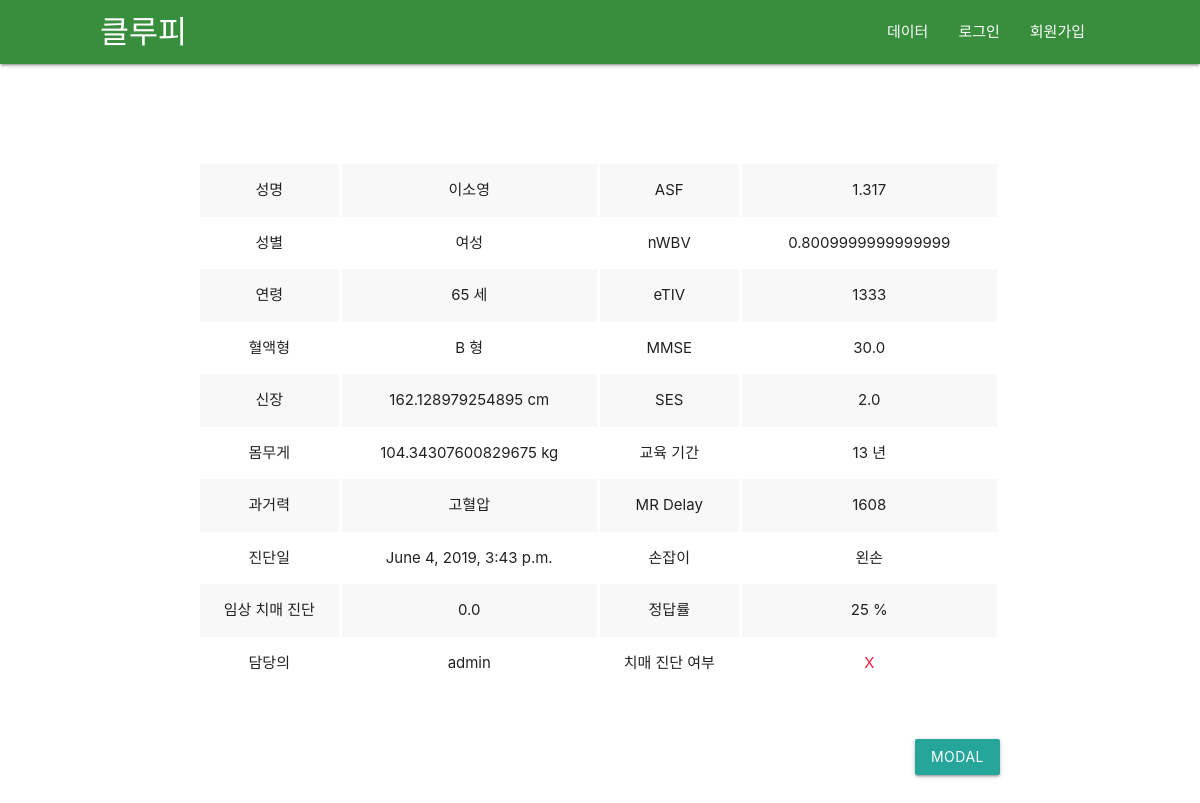
Screenshot of /scoring/result/374 with the database file from the repository.
### scoring/models.py (models this page shows, shortened)
class ScoreList(models.Model):
    user = models.ForeignKey(User, on_delete=models.CASCADE, null=True) # 담당의
    name = models.CharField(max_length=200,null=True) # 성명
    gender = models.IntegerField(null=True) # 성별
    age = models.IntegerField(null=True) # 연령
    blood_type = models.IntegerField(null=True) # 혈액형
    height = models.FloatField(null=True) # 신장
    weight = models.FloatField(null=True) # 몸무게
    past_diagnostic_record = models.IntegerField(null=True) # 과거력
    pub_date = models.DateTimeField(null=True) # 진달일
    score = models.IntegerField(null=True) # 점수
    pass_or_fail = models.BooleanField(null=True) # 치매여부
    ASF = models.FloatField(null=True) # 두개골과 두뇌사이 공간
    nWBV = models.FloatField(null=True) # 전체 뇌용량 정규화
    eTIV = models.IntegerField(null=True) # 추정 내척추수액
    CDR = models.FloatField(null=True) # 임상 치매 평가
    MMSE = models.FloatField(null=True) # 간이 정신 상태 검사
    SES = models.FloatField(null=True) # 사화족 지위
    educ = models.IntegerField(null=True) # 교육 기간
    MR_delay = models.IntegerField(null=True) # 딜레이
    hand = models.IntegerField(null=True) # 손잡이
    test = models.BooleanField(null=True) # 테스트

### scoring/views.py (the view)
# urls.py: path('scoring/result/<int:list_id>', scoring.views.result, name='result'),
def result(request, list_id):
    list = get_object_or_404(ScoreList, pk=list_id)
    return render(request, 'result.html', {'list' : list})

### scoring/templates/result.html (shortened to what this page needs)
{% extends 'base.html' %}
{% block content %}
{% load static %}
<section class="result">
    <div class="con">
        <div style="display: flex;">
            <table class="striped centered">
                <tbody>
                    <tr>
                        <td style="width: 140px;">성명</td>
                        <td>{{list.name}}</td>
                    </tr>
                    <tr>
                        <td>성별</td>
                        <td>
                            {% if list.gender == 1 %}
                                남성
                            {% else %}
                                여성
                            {% endif %}
                        </td>
                    </tr>
                    <tr>
                        <td>연령</td>
                        <td>{{list.age}} 세</td>
                    </tr>
                    <tr>
                        <td>혈액형</td>
                        <td>
                            {% if list.blood_type == 1 %}
                                A 형
                            {% elif list.blood_type == 2 %}
                                B 형
                            {% elif list.blood_type == 3 %}
                                O 형
                            {% else %}
                                AB 형
                            {% endif %}
                        </td>
                    </tr>
                    <tr>
                        <td>신장</td>
                        <td>{{list.height}} cm</td>
                    </tr>
                    <tr>
                        <td>몸무게</td>
                        <td>{{list.weight}} kg</td>
                    </tr>
                    <tr>
                        <td>과거력</td>
                        <td>
                            {% if list.past_diagnostic_record == 1 %}
                                뇌졸증
                            {% elif list.past_diagnostic_record == 2 %}
                                심장병
                            {% elif list.past_diagnostic_record == 3 %}
                                고혈압
                            {% elif list.past_diagnostic_record == 4 %}
                                당뇨병
                            {% elif list.past_diagnostic_record == 5 %}
                                기타(암포함)
                            {% else %}
                                없음
                            {% endif %}
                        </td>
                    </tr>
                    <tr>
                        <td>진단일</td>
                        <td>{{list.pub_date}}</td>
                    </tr>
                    <tr>
                        <td>임상 치매 진단</td>
                        <td>{{list.CDR}}</td>
                    </tr>
                    <tr>
                        <td>담당의</td>
                        <td>{{list.user.username}}</td>
                    </tr>
                </tbody>
            </table>
            <table class="striped centered">
                <tbody>
                    <tr>
                        <td style="width: 140px;">ASF</td>
                        <td>{{list.ASF}}</td>
                    </tr>
                    <tr>
                        <td >nWBV</td>
                        <td>{{list.nWBV}}</td>
                    </tr>
                    <tr>
                        <td>eTIV</td>
                        <td>{{list.eTIV}}</td>
                    </tr>
                    <tr>
                        <td>MMSE</td>
                        <td>{{list.MMSE}}</td>
                    </tr>
                    <tr>
                        <td>SES</td>
                        <td>{{list.SES}}</td>
                    </tr>
                    <tr>
                        <td>교육 기간</td>
                        <td>{{list.educ}} 년</td>
                    </tr>
                    <tr>
                        <td>MR Delay</td>
                        <td>{{list.MR_delay}}</td>
                    </tr>
                    <tr>
                        <td>손잡이</td>
                        <td>
                            {% if list.pub_date == 1%}
                                오른손
                            {% else %}
                                왼손
                            {% endif %}
                        </td>
                    </tr>
                    <tr>
                        <td>정답률</td>
                        <td>{{list.score}} %</td>
                    </tr>
                    <tr>
                        <td>치매 진단 여부</td>
                        <td>
                            {% if list.pass_or_fail == True %}
                                <span style="color:#1e88e5;">O</span>
                            {% else %}
                                <span style="color:#ff1744;">X</span>
                            {% endif %}
                        </td>
                    </tr>
                </tbody>
            </table>
        </div>
        <div class="submit">
            <a class="waves-effect waves-light btn modal-trigger" href="#modal1">Modal</a>
        </div>
    </div>
</section>
{% endblock content %}

### scoring/static/css/style.css (style rules this page uses)
.result { padding-top: 100px; padding-bottom: 100px; width: 100%; display: flex; justify-content: center; }
.result .con { width: 800px; }
.result .con .submit { margin-top:50px; display: flex; justify-content: flex-end; }
.result .con table tbody tr td { border-right: 3px solid #fff; }

### rows the page displays
ScoreList: name "이소영", age "65", height "162.128979254895", weight "104.34307600829675", pub_date "June 4, 2019, 3:43 p.m.", CDR "0.0", user.username "admin", ASF "1.317", nWBV "0.8009999999999999", eTIV "1333", MMSE "30.0", SES "2.0", educ "13", MR_delay "1608", score "25"
